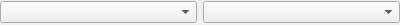
<?xml version="1.0" encoding="UTF-8"?>
<ui version="4.0">
 <class>AWAbstractSelector</class>
 <widget class="QWidget" name="AWAbstractSelector">
  <property name="geometry">
   <rect>
    <x>0</x>
    <y>0</y>
    <width>400</width>
    <height>25</height>
   </rect>
  </property>
  <layout class="QHBoxLayout" name="horizontalLayout">
   <property name="leftMargin">
    <number>0</number>
   </property>
   <property name="topMargin">
    <number>0</number>
   </property>
   <property name="rightMargin">
    <number>0</number>
   </property>
   <property name="bottomMargin">
    <number>0</number>
   </property>
   <item>
    <widget class="QComboBox" name="comboBox_key"/>
   </item>
   <item>
    <widget class="QComboBox" name="comboBox_value"/>
   </item>
  </layout>
 </widget>
 <resources/>
 <connections/>
</ui>
